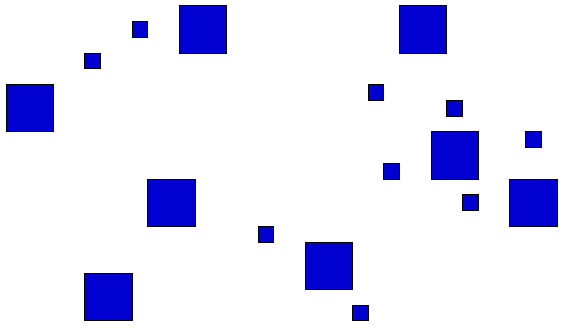
#> input picture lab1/objetos1.png, 563 x 327 px
$ python lab1.py objetos1.png
#> lines starting #> are read from the running program, lines starting #| are printed output that depends on the picture; after the words box and inside, x2 and y2 are one past the last pixel; in counts of white or black regions, pixels touching at a corner belong together
import sys
import numpy as np
from skimage import io, color, measure, exposure
import matplotlib.pyplot as plt

# reads file image
file_name = sys.argv[1]
img_colored = io.imread(file_name)
#> img_colored is the input picture: shape (327, 563, 3); mean R, G, B 225.6, 225.6, 247.3

# transform rgb image to grayscale
img_gray = color.rgb2gray(img_colored)
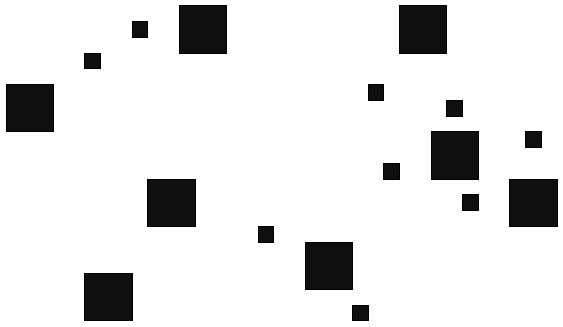
#> img_gray: shape (327, 563) float64; min 0, max 1, mean 0.891
img_gray = exposure.rescale_intensity(img_gray, out_range=(0, 255))

# transform grayscale image to black (0) and white (255) image. every pixel < 255 is an object (in this case)
img_gray[img_gray < 255] = 0
#> img_gray: shape (327, 563) float64; 88.5% white; 17 black regions

# save black and white image
fig = plt.imshow(img_gray, cmap="gray")
fig.axes.get_xaxis().set_visible(False)
fig.axes.get_yaxis().set_visible(False)
plt.savefig(file_name.replace(".png", "") + "_blackandwhite.png", bbox_inches="tight")

# find contours of each object
contours = measure.find_contours(img_gray, level=0.5)
#> contours = 17 point arrays, longest 195 points
fig, ax = plt.subplots()
plt.imshow(img_gray, interpolation="nearest", cmap=plt.cm.gray)
for n, contour in enumerate(contours):
	ax.plot(contour[:, 1], contour[:, 0], linewidth=1.5)
#> this loop made 17 passes
ax.axes.get_xaxis().set_visible(False)
ax.axes.get_yaxis().set_visible(False)
plt.savefig(file_name.replace(".png", "") + "_contours.png", bbox_inches="tight")
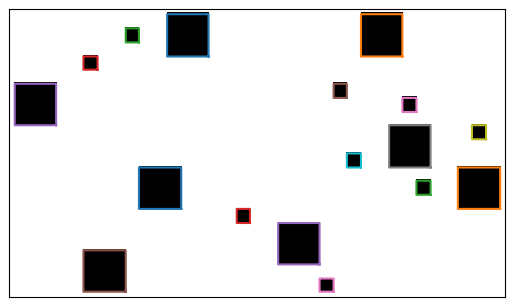
#> figure drawn by matplotlib, 1 panel

small_regions = []
medium_regions = []
large_regions = []
areas = []

# find properties for each object
labels = measure.label(img_gray, neighbors=4, background=255)
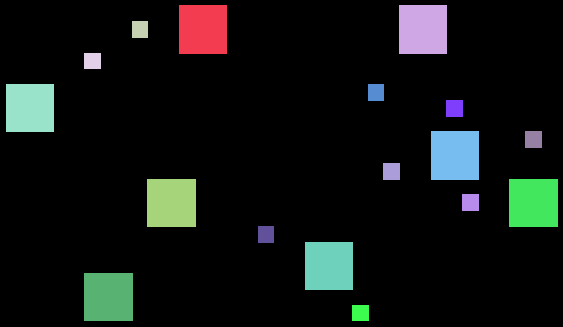
#> labels: shape (327, 563) int64; 18 distinct labels, from 0 to 17; one colour per label, 0 black
regions = measure.regionprops(labels)
#> regions = 17 regions; largest, box (x1, y1, x2, y2) and area: (179, 5, 227, 54) 2352, (399, 5, 447, 54) 2352, (431, 131, 479, 180) 2352, (147, 179, 196, 227) 2352, (509, 179, 558, 227) 2352

# plot image with grayscale changed to put labels in the objects
plt.clf()
fig = plt.imshow(exposure.rescale_intensity(img_colored, out_range=(200, 255)))

print("Number of regions: %d" % (len(regions)))
#| Number of regions: 17

for properties in regions:
	# print properties
	print("Region %d: Perimeter: %.1f Area: %d" % (properties.label, properties.perimeter, properties.area))

	# sort objects by area
	if properties.area < 1500:
		small_regions.append(properties.label)
	elif properties.area < 3000:
		medium_regions.append(properties.label)
	else:
		large_regions.append(properties.label)

	# add objects area to array to plot histogram later
	areas.append(properties.area)

	# plot label of object inside the object using the centroid
	plt.text(properties.centroid[1]-8, properties.centroid[0]+2, str(properties.label), fontsize=8)
#> after the loop, areas = [2352, 2352, 272, 272, 2304, 272, 289, 2352, 289, 289, 2352, 2352, 289, 272, 2304, 2352, 272]; large_regions = []; medium_regions = [1, 2, 5, 8, 11, 12, 15, 16]; small_regions = [3, 4, 6, 7, 9, 10, 13, 14, 17]
fig.axes.get_xaxis().set_visible(False)
fig.axes.get_yaxis().set_visible(False)
plt.savefig(file_name.replace(".png", "") + "_labelled.png", bbox_inches="tight")

# print labels of small, medium and large regions
print("Small regions: %d" % (len(small_regions)))
#| Small regions: 9
print(small_regions)
#| [3, 4, 6, 7, 9, 10, 13, 14, 17]
print("Medium regions: %d" % (len(medium_regions)))
#| Medium regions: 8
print(medium_regions)
#| [1, 2, 5, 8, 11, 12, 15, 16]
print("Large regions: %d" % (len(large_regions)))
#| Large regions: 0
print(large_regions)

# save histogram of areas
plt.clf()
plt.hist(areas, bins=[0, 1500, 3000, 4500])
plt.title("Histogram of areas in %s" % (file_name))
plt.xlabel("Area")
plt.ylabel("Number os regions")
plt.savefig(file_name.replace(".png", "") + "_histogram.png")
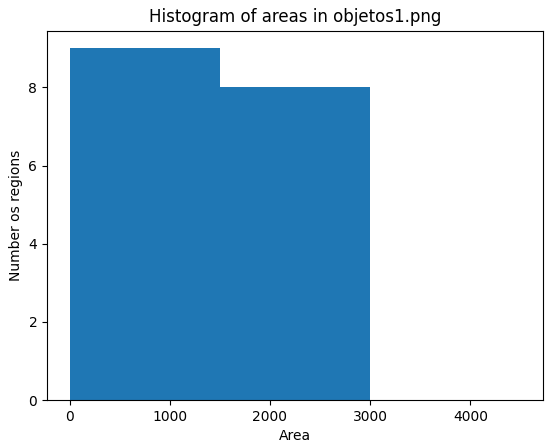
#> figure drawn by matplotlib, 1 panel; tallest bar 9 high, from x = 0 to 1500

$ run again, on lab1/objetos2.png
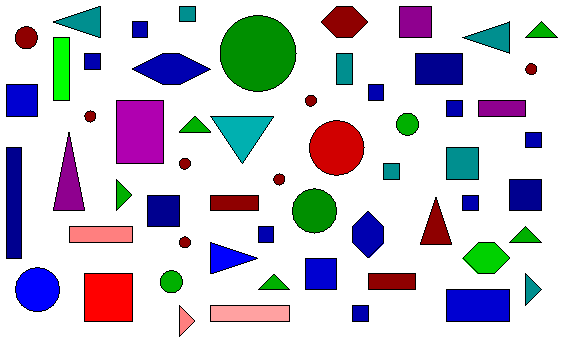
#> input picture lab1/objetos2.png, 563 x 343 px
#> img_colored is the input picture: shape (343, 563, 3); mean R, G, B 203, 200.9, 211.4
#> contours = 58 point arrays, longest 309 points
#> the loop `for n, contour in enumerate(contours):` made 58 passes
#> `labels = measure.label(img_gray, neighbors=4, background=255)`:
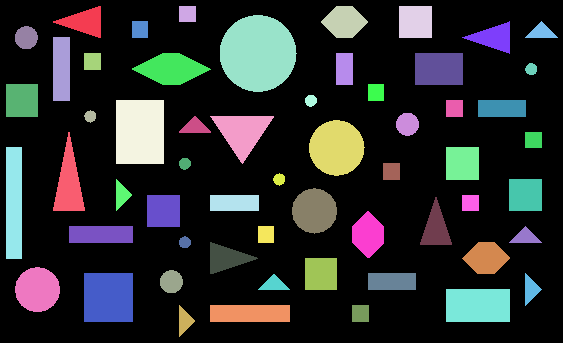
#> labels: shape (343, 563) int64; 59 distinct labels, from 0 to 58; one colour per label, 0 black
#> regions = 58 regions; largest, box (x1, y1, x2, y2) and area: (220, 15, 297, 92) 4616, (116, 100, 164, 164) 3072, (309, 120, 365, 176) 2402, (84, 273, 133, 322) 2401, (446, 289, 510, 322) 2112
#| Number of regions: 58
#> the loop `for properties in regions:` made 58 passes
#| Region 1: Perimeter: 138.0 Area: 816
#| Region 2: Perimeter: 62.0 Area: 272
#| Region 3: Perimeter: 118.9 Area: 1024
#| Region 4: Perimeter: 126.0 Area: 1056
#| Region 5: Perimeter: 251.3 Area: 4616
#> (further printed lines are left out)
#> after the loop `for properties in regions:`: areas = 58 values, max 4616 at index 4, min 111 at index 21, mean 886.4; large_regions = [5, 19]; medium_regions = [12, 14, 25, 26, 29, 36, 49, 51, 55]; small_regions = 47 values from 1 to 58
#| Small regions: 47
#| [1, 2, 3, 4, 6, 7, 8, 9, 10, 11, 13, 15, 16, 17, 18, 20, 21, 22, 23, 24, 27, 28, 30, 31, 32, 33, 34, 35, 37, 38, 39, 40, 41, 42, 43, 44, 45, 46, 47, 48, 50, 52, 53, 54, 56, 57, 58]
#| Medium regions: 9
#| [12, 14, 25, 26, 29, 36, 49, 51, 55]
#| Large regions: 2
#| [5, 19]
#> `plt.savefig(file_name.replace(".png", "") + "_histogram.png")`:
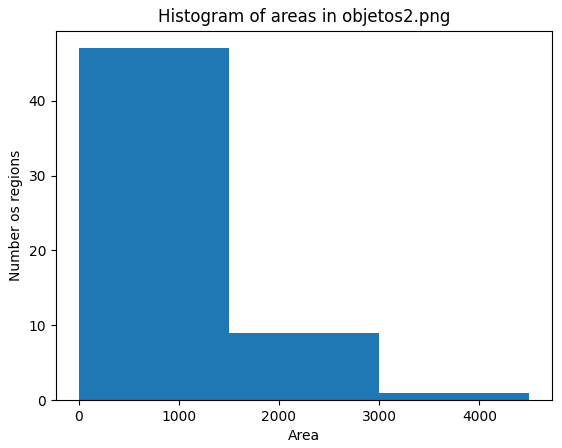
#> figure drawn by matplotlib, 1 panel; tallest bar 47 high, from x = 0 to 1500
